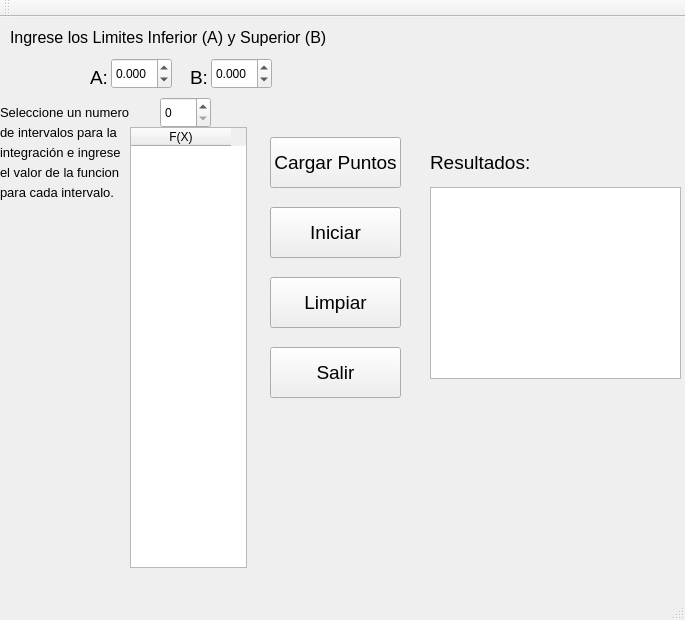
<?xml version="1.0" encoding="UTF-8"?>
<ui version="4.0">
 <class>IntegNum</class>
 <widget class="QMainWindow" name="IntegNum">
  <property name="geometry">
   <rect>
    <x>0</x>
    <y>0</y>
    <width>685</width>
    <height>620</height>
   </rect>
  </property>
  <property name="windowTitle">
   <string>IntegNum</string>
  </property>
  <widget class="QWidget" name="centralWidget">
   <widget class="QDoubleSpinBox" name="Inferior">
    <property name="geometry">
     <rect>
      <x>111</x>
      <y>41</y>
      <width>61</width>
      <height>31</height>
     </rect>
    </property>
    <property name="decimals">
     <number>3</number>
    </property>
    <property name="minimum">
     <double>-99999999.000000000000000</double>
    </property>
    <property name="maximum">
     <double>9999999999.000000000000000</double>
    </property>
    <property name="singleStep">
     <double>0.100000000000000</double>
    </property>
   </widget>
   <widget class="QDoubleSpinBox" name="Superior">
    <property name="geometry">
     <rect>
      <x>211</x>
      <y>41</y>
      <width>61</width>
      <height>31</height>
     </rect>
    </property>
    <property name="decimals">
     <number>3</number>
    </property>
    <property name="minimum">
     <double>-9999999.000000000000000</double>
    </property>
    <property name="maximum">
     <double>99999999.000000000000000</double>
    </property>
    <property name="singleStep">
     <double>0.100000000000000</double>
    </property>
   </widget>
   <widget class="QSpinBox" name="Intervalos">
    <property name="geometry">
     <rect>
      <x>160</x>
      <y>80</y>
      <width>51</width>
      <height>31</height>
     </rect>
    </property>
    <property name="minimum">
     <number>0</number>
    </property>
    <property name="value">
     <number>0</number>
    </property>
   </widget>
   <widget class="QTableWidget" name="Tablapuntos">
    <property name="geometry">
     <rect>
      <x>130</x>
      <y>110</y>
      <width>117</width>
      <height>441</height>
     </rect>
    </property>
    <column>
     <property name="text">
      <string>F(X)</string>
     </property>
    </column>
   </widget>
   <widget class="QPushButton" name="Carga">
    <property name="geometry">
     <rect>
      <x>270</x>
      <y>120</y>
      <width>131</width>
      <height>51</height>
     </rect>
    </property>
    <property name="font">
     <font>
      <pointsize>14</pointsize>
     </font>
    </property>
    <property name="text">
     <string>Cargar Puntos</string>
    </property>
   </widget>
   <widget class="QPushButton" name="Inicia">
    <property name="geometry">
     <rect>
      <x>270</x>
      <y>190</y>
      <width>131</width>
      <height>51</height>
     </rect>
    </property>
    <property name="font">
     <font>
      <pointsize>14</pointsize>
     </font>
    </property>
    <property name="text">
     <string>Iniciar</string>
    </property>
   </widget>
   <widget class="QPushButton" name="Limpia">
    <property name="geometry">
     <rect>
      <x>270</x>
      <y>260</y>
      <width>131</width>
      <height>51</height>
     </rect>
    </property>
    <property name="font">
     <font>
      <pointsize>14</pointsize>
     </font>
    </property>
    <property name="text">
     <string>Limpiar</string>
    </property>
   </widget>
   <widget class="QPushButton" name="Sale">
    <property name="geometry">
     <rect>
      <x>270</x>
      <y>330</y>
      <width>131</width>
      <height>51</height>
     </rect>
    </property>
    <property name="font">
     <font>
      <pointsize>14</pointsize>
     </font>
    </property>
    <property name="text">
     <string>Salir</string>
    </property>
   </widget>
   <widget class="QTextBrowser" name="Resultado">
    <property name="geometry">
     <rect>
      <x>430</x>
      <y>170</y>
      <width>251</width>
      <height>192</height>
     </rect>
    </property>
   </widget>
   <widget class="QLabel" name="label">
    <property name="geometry">
     <rect>
      <x>10</x>
      <y>10</y>
      <width>331</width>
      <height>21</height>
     </rect>
    </property>
    <property name="font">
     <font>
      <pointsize>12</pointsize>
     </font>
    </property>
    <property name="text">
     <string>Ingrese los Limites Inferior (A) y Superior (B)</string>
    </property>
   </widget>
   <widget class="QLabel" name="label_2">
    <property name="geometry">
     <rect>
      <x>90</x>
      <y>50</y>
      <width>21</width>
      <height>21</height>
     </rect>
    </property>
    <property name="font">
     <font>
      <pointsize>14</pointsize>
     </font>
    </property>
    <property name="text">
     <string>A:</string>
    </property>
   </widget>
   <widget class="QLabel" name="label_3">
    <property name="geometry">
     <rect>
      <x>190</x>
      <y>50</y>
      <width>21</width>
      <height>21</height>
     </rect>
    </property>
    <property name="font">
     <font>
      <pointsize>14</pointsize>
     </font>
    </property>
    <property name="text">
     <string>B:</string>
    </property>
   </widget>
   <widget class="QLabel" name="label_4">
    <property name="geometry">
     <rect>
      <x>0</x>
      <y>80</y>
      <width>131</width>
      <height>31</height>
     </rect>
    </property>
    <property name="font">
     <font>
      <pointsize>10</pointsize>
     </font>
    </property>
    <property name="text">
     <string>Seleccione un numero</string>
    </property>
   </widget>
   <widget class="QLabel" name="label_5">
    <property name="geometry">
     <rect>
      <x>0</x>
      <y>100</y>
      <width>131</width>
      <height>31</height>
     </rect>
    </property>
    <property name="font">
     <font>
      <pointsize>10</pointsize>
     </font>
    </property>
    <property name="text">
     <string>de intervalos para la</string>
    </property>
   </widget>
   <widget class="QLabel" name="label_6">
    <property name="geometry">
     <rect>
      <x>0</x>
      <y>120</y>
      <width>131</width>
      <height>31</height>
     </rect>
    </property>
    <property name="font">
     <font>
      <pointsize>10</pointsize>
     </font>
    </property>
    <property name="text">
     <string>integración e ingrese</string>
    </property>
   </widget>
   <widget class="QLabel" name="label_7">
    <property name="geometry">
     <rect>
      <x>0</x>
      <y>140</y>
      <width>131</width>
      <height>31</height>
     </rect>
    </property>
    <property name="font">
     <font>
      <pointsize>10</pointsize>
     </font>
    </property>
    <property name="text">
     <string>el valor de la funcion</string>
    </property>
   </widget>
   <widget class="QLabel" name="label_8">
    <property name="geometry">
     <rect>
      <x>0</x>
      <y>160</y>
      <width>131</width>
      <height>31</height>
     </rect>
    </property>
    <property name="font">
     <font>
      <pointsize>10</pointsize>
     </font>
    </property>
    <property name="text">
     <string>para cada intervalo.</string>
    </property>
   </widget>
   <widget class="QLabel" name="label_9">
    <property name="geometry">
     <rect>
      <x>430</x>
      <y>130</y>
      <width>101</width>
      <height>31</height>
     </rect>
    </property>
    <property name="font">
     <font>
      <pointsize>14</pointsize>
     </font>
    </property>
    <property name="text">
     <string>Resultados:</string>
    </property>
   </widget>
  </widget>
  <widget class="QMenuBar" name="menuBar">
   <property name="geometry">
    <rect>
     <x>0</x>
     <y>0</y>
     <width>685</width>
     <height>21</height>
    </rect>
   </property>
  </widget>
  <widget class="QToolBar" name="mainToolBar">
   <attribute name="toolBarArea">
    <enum>TopToolBarArea</enum>
   </attribute>
   <attribute name="toolBarBreak">
    <bool>false</bool>
   </attribute>
  </widget>
  <widget class="QStatusBar" name="statusBar"/>
 </widget>
 <layoutdefault spacing="6" margin="11"/>
 <resources/>
 <connections>
  <connection>
   <sender>Sale</sender>
   <signal>clicked()</signal>
   <receiver>IntegNum</receiver>
   <slot>close()</slot>
   <hints>
    <hint type="sourcelabel">
     <x>362</x>
     <y>382</y>
    </hint>
    <hint type="destinationlabel">
     <x>417</x>
     <y>415</y>
    </hint>
   </hints>
  </connection>
 </connections>
</ui>
